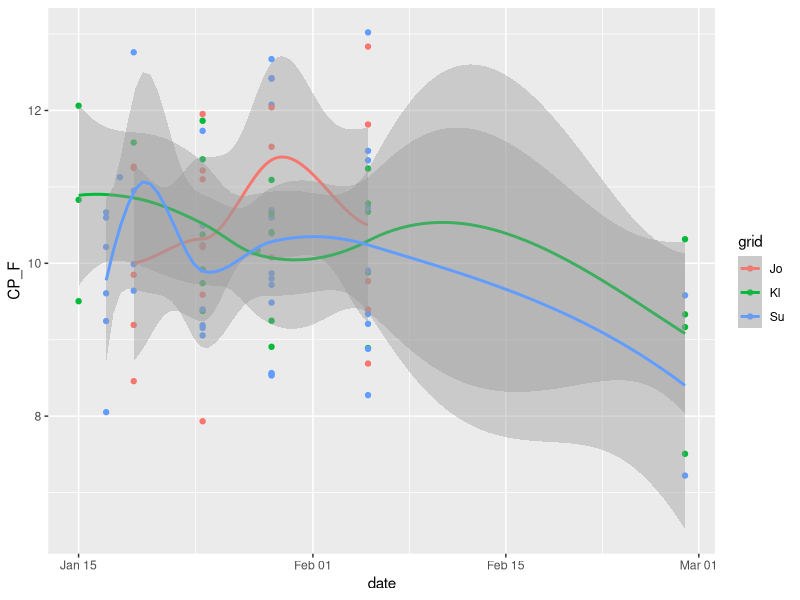

Here is the R script that generated this plot:

library(data.table)
library(ggplot2)
library(ggeffects)
library(lubridate)

fec <- fread("Input/fecal_CP.csv")

#fill in missing DMs
meandm <- fec[, mean(DM, na.rm = TRUE)]
fec[is.na(DM), DM := meandm]
fec[is.na(CP_F), CP_F := CP_AI/DM]

#take grid and date from sample column
fec[, date := tstrsplit(Sample, " ", keep = 2)]
fec[, loc := tstrsplit(Sample, " ", keep = 1)]
fec[, date := dmy(date)]

fec[loc == "BT" | loc == "JO", grid := "Jo"]
fec[loc == "KL" | loc == "KW", grid := "Kl"]
fec[loc == 'LL' | loc == "RL" | loc == "SU", grid := "Su" ]
fec[loc == "AG", grid := "AG"]


ggplot(fec[!grid == "AG"])+
  geom_point(aes(x = date, y = CP_F, color = grid))+
  geom_smooth(aes(x = date, y = CP_F, group = grid, color = grid))
